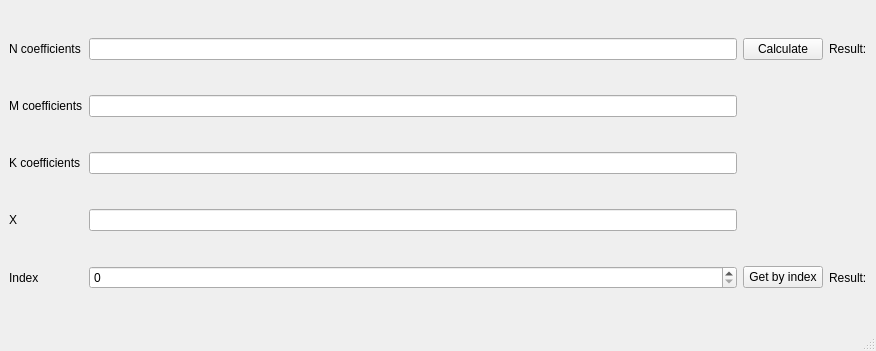
<?xml version="1.0" encoding="UTF-8"?>
<ui version="4.0">
 <class>Lab12</class>
 <widget class="QMainWindow" name="Lab12">
  <property name="geometry">
   <rect>
    <x>0</x>
    <y>0</y>
    <width>876</width>
    <height>351</height>
   </rect>
  </property>
  <property name="windowTitle">
   <string>Lab12</string>
  </property>
  <widget class="QWidget" name="centralwidget">
   <layout class="QGridLayout" name="gridLayout">
    <item row="0" column="0">
     <widget class="QLabel" name="label">
      <property name="text">
       <string>N coefficients</string>
      </property>
     </widget>
    </item>
    <item row="0" column="1">
     <widget class="QLineEdit" name="lineEdit"/>
    </item>
    <item row="0" column="2">
     <widget class="QPushButton" name="pushButton">
      <property name="text">
       <string>Calculate</string>
      </property>
     </widget>
    </item>
    <item row="0" column="3">
     <widget class="QLabel" name="label_6">
      <property name="text">
       <string>Result:</string>
      </property>
     </widget>
    </item>
    <item row="1" column="0">
     <widget class="QLabel" name="label_2">
      <property name="text">
       <string>M coefficients</string>
      </property>
     </widget>
    </item>
    <item row="1" column="1">
     <widget class="QLineEdit" name="lineEdit_2"/>
    </item>
    <item row="2" column="0">
     <widget class="QLabel" name="label_3">
      <property name="text">
       <string>K coefficients</string>
      </property>
     </widget>
    </item>
    <item row="2" column="1">
     <widget class="QLineEdit" name="lineEdit_3"/>
    </item>
    <item row="3" column="0">
     <widget class="QLabel" name="label_4">
      <property name="text">
       <string>X</string>
      </property>
     </widget>
    </item>
    <item row="3" column="1">
     <widget class="QLineEdit" name="lineEdit_4"/>
    </item>
    <item row="4" column="0">
     <widget class="QLabel" name="label_5">
      <property name="text">
       <string>Index</string>
      </property>
     </widget>
    </item>
    <item row="4" column="1">
     <widget class="QSpinBox" name="spinBox"/>
    </item>
    <item row="4" column="2">
     <widget class="QPushButton" name="pushButton_2">
      <property name="text">
       <string>Get by index</string>
      </property>
     </widget>
    </item>
    <item row="4" column="3">
     <widget class="QLabel" name="label_7">
      <property name="text">
       <string>Result:</string>
      </property>
     </widget>
    </item>
   </layout>
  </widget>
  <widget class="QMenuBar" name="menubar">
   <property name="geometry">
    <rect>
     <x>0</x>
     <y>0</y>
     <width>876</width>
     <height>23</height>
    </rect>
   </property>
  </widget>
  <widget class="QStatusBar" name="statusbar"/>
 </widget>
 <resources/>
 <connections/>
</ui>
